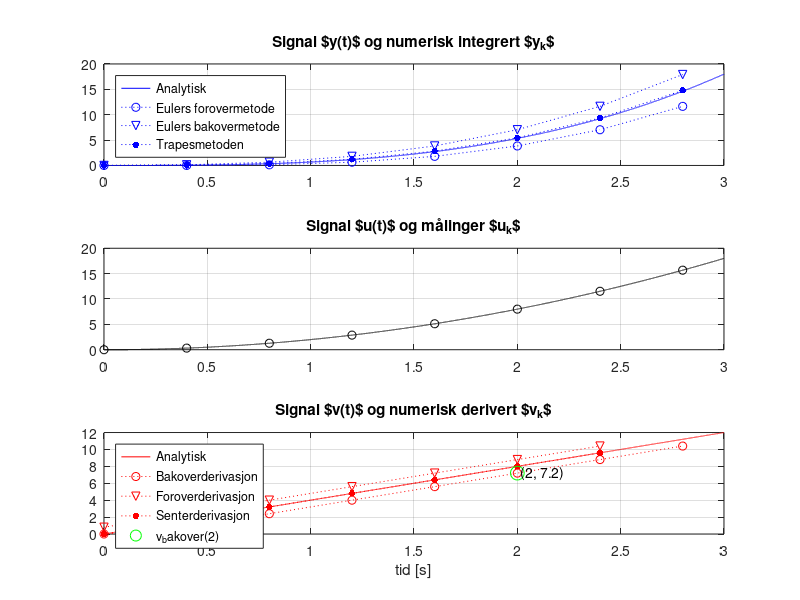

Recreate this plot in MATLAB. (Note: this script raises an error after producing the figure.)
%-----------------------------------------------------------------------
%% a) foregår i Simulink

%%

%-----------------------------------------------------------------------
%% b) Numerisk integrasjon og derivasjon i Matlab
% Sammenligning mot analytiske uttrykk
clear; close all; clc


% - - - - - - - - - - - - - - - - - - - - - - - - - - - - - - - - -
% Starter først med "fasiten", hvor vi definerer kontinuerlig "tid"
% og analytiske uttrykk for u(t), y(t) og v(t) tilsvarende
% ligningene (3), (4) og (5) i oppgaven. Det vil si:
%
% u(t) = 2*t^2
% y(t) = 2/3*t^3, integrert av u(t)
% v(t) = 4*t, derivert av u(t)
%
% Liten verdi på "delta_t" her gir tilnærmet kontinuerlig tid.
% Benytter syntaks "tid" for å skille det fra diskret vektor "t"
% som brukes for t(k).
delta_t = 0.0001;
t_slutt = 3;
tid = 0:delta_t:t_slutt;

% Benytter syntaks "u_t", "y_t" og "v_t" for å fremheve at de
% analytiske uttrykkene er tidskontinuerlige.
% Husk elementvise operasjoner!!!!!!!!

u_t = 2*tid.^2;         % analytisk uttrykk for u(t)
y_t = 2/3*tid.^3;         % analytisk uttrykk for y(t)
v_t = 4*tid;         % analytisk uttrykk for v(t)


% Plotter for å sjekke at det ser riktig ut
figure
subplot(3,1,1)
plot(tid, y_t, 'b-')    % "fasit" analytisk uttrykk
grid on
title('Signal $y(t)$ og numerisk integrert $y_{k}$')

subplot(3,1,2)
plot(tid, u_t, 'k-')
grid on
title('Signal $u(t)$ og målinger $u_{k}$')

subplot(3,1,3)
plot(tid, v_t, 'r-')      % "fasit" analytisk uttrykk
grid on
xlabel('tid [s]')
title('Signal $v(t)$ og numerisk derivert $v_{k}$')
% - - - - - - - - - - - - - - - - - - - - - - - - - - - - - - - - -


% Diskret tids- og signalvektor. Plukker ut målinger fra signalet u(t)
% ved å definere en tidsvektor t = [0, Ts, 2*Ts, ..., t_slutt]
% Benytter syntaks "t" og "u" for de diskret vektorene $t_k$ og $u_k$.
% Indeksering av t og u blir da som t(k) og u(k)
T_s = 0.4;              % samme Ts som i oppgave a) i Simulink
t_slutt = 3;
t = 0:T_s:t_slutt;      % diskret tidsvektor $t_k$
u = 2*t.^2;             % diskret målinger $u_k$


% Initialverdier integrasjon
y_EulerF(1) = 0;
y_EulerB(1) = 0;
y_Trapes(1) = 0;

% Initialverdier derivasjon
v_bakover(1) = 0;
v_senter(1) = 0;

for k = 2:length(u)
    % - - - - Integrasjonsrutinene - - - -
    y_EulerF(k) = y_EulerF(k-1) + T_s * u(k-1);
    y_EulerB(k) = y_EulerB(k-1) + T_s * u(k);
    y_Trapes(k) = y_Trapes(k-1) + T_s * 0.5 *(u(k-1)+u(k));

    % - - - - Derivasjonsrutinene - - - -
    v_bakover(k) = (u(k)-u(k-1)) / T_s;
    v_forover(k-1) = (u(k)-u(k-1)) / T_s;
    if k > 2
        v_senter(k-1) = (u(k)-u(k-2)) / (2*T_s);
    end
end

% Går tilbake til figuren, starter med hold on
subplot(3,1,1)
hold on
plot(t(1:k), y_EulerF, 'b:o')
plot(t(1:k), y_EulerB, 'b:v')
plot(t(1:k), y_Trapes, 'b:.','MarkerSize',15)
legend('Analytisk','Eulers forovermetode', ...
    'Eulers bakovermetode','Trapesmetoden',...
    'Location','northwest')

subplot(3,1,2)
hold on
plot(t, u, 'ko')

subplot(3,1,3)
hold on
plot(t(1:k), v_bakover, 'r:o')
plot(t(1:k-1), v_forover, 'r:v')
plot(t(1:k-1), v_senter, 'r:.','MarkerSize',15)

% Calculate the index k for t(k)=2
k = round(2 / T_s) + 1;

% Plot the value of v_bakover(k) at t(k)=2
subplot(3,1,3)
plot(t(k), v_bakover(k), 'go', 'MarkerSize', 10)

% Annotate the value of v_bakover at t(k)=2
text(t(k), v_bakover(k), [' (' num2str(t(k)) ', ' num2str(v_bakover(k)) ')'])

axis('tight')
legend('Analytisk', 'Bakoverderivasjon',...
    'Foroverderivasjon',...
    'Senterderivasjon',...
    'v_bakover(2)',...
    'Location','northwest')


%-----------------------------------------------------------------------
%% c) foregår for hånd





%-----------------------------------------------------------------------
%% d) Numerisk integrasjon som Matlab-funksjon
clear;close all;clc

% Diskret tids- og signalvektor t(k) og u(k).
% Kopier tilsvarende kode fra deloppgave b).
T_s = 0.4;
t_slutt = 3;
t = 0:T_s:t_slutt;
u = 2*t.^2;

% initialverdi
y(1) = 0;
for k = 2:length(u)
    y(k) = EulersForover(y(k-1), T_s, u(k-1));
end

figure
subplot(2,1,1)
plot(t, u, 'k:o')
grid
title('Signal $u_{k}$')

subplot(2,1,2)
plot(t, y, 'b:o')
grid
title('$y_{k}$, numerisk integrert av $u_{k}$')
legend('Eulers forovermetode')


%- - - - - - - - - - - - - - - - - - - - - - - - - - - - - - -
%% d), generell funksjon for numerisk integrasjon (frivillig)
clear;close all;clc

% Diskret tids- og signalvektor t(k) og u(k).
% Kopier tilsvarende kode fra deloppgave b).
T_s = 0.2;              % samme Ts som i oppgave a) i Simulink
t_slutt = 3;
t = 0:T_s:t_slutt;      % diskret tidsvektor $t_k$
u = 2*t.^2;

% initialverdi
y1(1) = 0;
y2(1) = 0;
y3(1) = 0;

for k = 2:length(u)
    y1(k) = Integrasjon(y1(k-1), T_s, u(k-1):u(k) , metode='EulersForover');
    y2(k) = Integrasjon(y2(k-1), T_s, u(k-1):u(k) , metode='EulersBakover');
    y3(k) = Integrasjon(y3(k-1), T_s, u(k-1):u(k) , metode='Trapes');
end

figure
set(gcf,"Position",[180 130 600 800])

subplot(4,1,1)
% siste element skal ikke være med
bar(t(1:end-1)+T_s/2,u(1:end-1),1,'FaceColor',[0.7 0.7 0.7])
hold on
plot(t,u,'k:o')
grid
title('Estimert arealet under $u_{k}$ ved Eulers forovermetode')
axis([0 3 -5 22])

subplot(4,1,2)
bar(t-T_s/2,u,1,'FaceColor',[0.7 0.7 0.7])
hold on
plot(t,u,'k:o')
grid
title('Estimert arealet under $u_{k}$ ved Euler bakovermetode')
axis([0 3 -5 22])

subplot(4,1,3)
area(t,u,'FaceColor',[0.7 0.7 0.7])
hold on
stem(t,u,'k')
grid
title('Estimert arealet under $u_{k}$ ved trapesmetoden')
axis([0 3 -5 22])

subplot(4,1,4)
plot(t, y1, 'b:o')
hold on
plot(t, y2, 'b:v')
plot(t, y3, 'b:.','markersize',15)
grid
title('$y_{k}$, numerisk integrert av $u_{k}$')
legend('Eulers forovermetode', 'Eulers bakovermetode',...
    'Trapesmetoden','location','northwest')




%{
%-----------------------------------------------------------------------
%% e) Numerisk derivasjon som Matlab-funksjon
clear;close all;clc

% Diskret tids- og signalvektor t(k) og u(k).
% Kopier tilsvarende kode fra deloppgave b).
T_s = ..;
t_slutt = 3;
t = ..;
u = ..;

%initialverdi
v(1) = ..;
for ..
    v(k) = BakoverDerivasjon(.. , ..);
end

figure
subplot(2,1,1)
plot(t, u,'k:o')
grid
title('Signal $u_{k}$')

subplot(2,1,2)
plot(t, v, 'r:o')
grid
title('$v_{k}$, numerisk derivert av $u_{k}$')
legend('Bakoverderivasjon')
%}

%- - - - - - - - - - - - - - - - - - - - - - - - - - - - - - -
%% e) generell funksjon for numerisk derivasjon (frivillig)
clear; close all;clc

% Diskret tids- og signalvektor t(k) og u(k).
% Kopier tilsvarende kode fra deloppgave b).
T_s = 0.4;              % samme Ts som i oppgave a) i Simulink
t_slutt = 3;
t = 0:T_s:t_slutt;      % diskret tidsvektor $t_k$
u = 2*t.^2;

% initialverdi
v1(1) = 0;      % Bakoverderivasjon
v2(1) = 0;      % Foroverderivasjon
v3(1) = 0;      % Senterderivasjon 

for k = 3:length(t)
    v1(k)   = Derivasjon(u(k-2:k), T_s, metode='Bakover');
    v2(k-1) = Derivasjon(u(k-2:k), T_s, metode='Forover');
    v3(k-1) = Derivasjon(u(k-2:k), T_s, metode='Senter');
end

figure
subplot(2,1,1)
plot(t, u,'k:o')
grid
title('Signal $u_{k}$')

subplot(2,1,2)
plot(t, v1, 'r:o')
hold on
plot(t(1:end-1), v2, 'r:v')
plot(t(1:end-1), v3, 'r:.','markersize',15)
grid
title('$v_{k}$, numerisk derivert av $u_{k}$')
legend('Bakoverderivasjon','Foroverderivasjon',...
    'Senterderivasjon','location','southeast')





%-----------------------------------------------------------------------
%% f) Integrasjon av et forsterket signal
clear;close all;clc

% Bestemmer t(k) og u(k)
T_s = 0.4;
t_slutt = 3;
t = 0:T_s:t_slutt;
u = ones(1,length(t));
%u(5:end)=0;

% initialverdi
y1(1) = 0;
y2(1) = 0;

Ki = 1.4;
for k = 2:length(u)
    y1(k) =    EulersForover(y1(k-1), T_s, Ki*u(k-1));
    y2(k) = Ki*EulersForover(y2(k-1), T_s,    u(k-1));
end

figure
set(gcf,'position',[200 70 600 700])
subplot(3,1,1)
bar(t+T_s/2,u,1,'FaceColor',[0.7 0.7 0.7])
hold on
plot(t, u,'ko')
grid
title('Signal $u_{k}$ og arealet under kurven ved Eulers forovermetode' )
yl = ylim;
ylim(yl*1.3)
xlim([0 3])

subplot(3,1,2)
bar(t+T_s/2,Ki*u,1,'FaceColor',[0.7 0.7 0.7])
hold on
plot(t, Ki*u,'ko')
grid
title(['Signal $K_i{\cdot}u_{k}$ og arealet under',...
    ' kurven ved Eulers forovermetode, $K_i$=',num2str(Ki)])
yl = ylim;
ylim(yl*1.3)
xlim([0 3])

subplot(3,1,3)
plot(t, y1, 'b:o')
hold on
plot(t, y2, 'r:o')
grid
title('Signalene $y_{1,k}$ og $y_{2,k}$')
yl = ylim;
ylim(yl*1.3)
legend('{\tt y1(k) = EulersForover(y1(k-1), T\_s, Ki*u(k-1))}',...
    '{\tt y2(k) = Ki*EulersForover(y2(k-1), T\_s, u(k-1))}',...
    'location','northwest')





%{
%-----------------------------------------------------------------------
%% g) Effekten av støy ved numerisk derivasjon
clear;close all;clc

% Bestemmer t(k) og u(k)
T_s = 0.4;
t_slutt = 3;
t = 0:T_s:t_slutt;
u1 = ones(1,length(t));
u2 = u1 + 0.02*randn(1,length(t));

% initialverdi
y1(1) = 0;     % Eulers forovermetode på signal uten støy
y2(1) = 0;     % Eulers forovermetode på signal med støy

v1(..) = 0;   % bakoverderivasjon av signal uten støy
v2(..) = 0;   % bakoverderivasjon av signal med støy
v3(..) = 0;     % senterderivasjon av signal med støy
for k = 2:length(t)
    y1(k) = Integrasjon(y1(k-1), T_s, u1(k-1:k), metode='EulersForover');
    y2(k) = Integrasjon(y2(k-1), T_s, u2(k-1:k), metode='EulersForover');

    if k ..
        v1(k)   = Derivasjon(u1(k-2:k), T_s, metode='Bakover');
        v2(k)   = Derivasjon(u2(k-2:k), T_s, metode='Bakover');
        v3(k-1) = Derivasjon(u2(k-2:k), T_s, metode='Senter');
    end
end

figure
set(gcf,'position',[100 200 800 600])
subplot(3,2,1)
plot(t, u1, 'k:o')
grid
title('Signal {\tt u1}')
legend('Signal uten st{\o}y',...
    'location','northeast')
ylim([0.8 1.2])

subplot(3,2,2)
plot(t, u2,'k:o')
grid
title('Signal {\tt u2}')
legend('Signal med st{\o}y',...
    'location','northeast')
ylim([0.8 1.2])

subplot(3,2,3)
plot(t, v1, 'r:o')
grid
title('Signal {\tt v1}')
legend('Bakoverderivasjon av signal uten st{\o}y',...
    'location','northeast')
ylim([-0.5 0.5])

subplot(3,2,4)
plot(t, v2, 'r:o')
grid
title('Signal {\tt v2}')
legend('Bakoverderivasjon av signal med st{\o}y',...
    'location','northeast')
ylim([-0.1/T_s 0.1/T_s])

subplot(3,2,5)
plot(t, y1, 'b:o')
hold on
plot(t, y2, 'b:.')
xlabel('tiden $t$ [s]')
grid
title('Signal {\tt y1} og {\tt y2}')
legend('Eulers forovermetode av signal uten st{\o}y',...
    'Eulers forovermetode av signal med st{\o}y',...
    'location','best')

subplot(3,2,6)
plot(t(1:end-1), v3, 'r:.','markersize',15)
title('Signal {\tt v3}')
xlabel('tiden $t$ [s]')
grid
legend('Senterderivasjon av signal med st{\o}y',...
    'location','northeast')
ylim([-0.1/T_s 0.1/T_s])

sgtitle(['Tidsskritt $T_s$=',num2str(T_s),' sekund'])




%}

%-----------------------------------------------------------------------
%% h) Fenomenet nedfolding
clear; close all; clc

f_1 = 0.1;  % Hz
f_2 = 0.3;  % Hz
f_3 = 0.5;  % Hz
f_4 = 0.8;  % Hz
f_5 = 1.3;  % Hz

% "kontinuerlig" tid for analoge signal
t_slutt = 15; % sekund
delta_t = 0.001;
tid = 0:delta_t:t_slutt;  % liten delta_t gir "kontinuerlig" tid

% Bestemmer bestemmer t(k) basert på samplingsfrekvens
f_s = 0.6;     % [Hz], samplingsfrekvens, endre på denne
T_s = 1/f_s;   % [sek], sampletid, beregnet fra f_s
t = 0:T_s:t_slutt;

% - - - - - - - - - - - - - - - - - - - - - - - - - - - - -
% Lager et "analogt" og et diskret signal av de fem signalene
% - - - - - - - - - - - - - - - - - - - - - - - - - - - - -
x1_a = sin(2*pi*f_1*tid);   % "analogt" signal
x1_d = sin(2*pi*f_1*t);     % diskret signal

x2_a = sin(2*pi*f_2*tid);
x2_d = sin(2*pi*f_2*t);

x3_a = sin(2*pi*f_3*tid);
x3_d = sin(2*pi*f_3*t);

x4_a = sin(2*pi*f_4*tid);
x4_d = sin(2*pi*f_4*t);

x5_a = sin(2*pi*f_5*tid);
x5_d = sin(2*pi*f_5*t);

% Lager et sammensatt signal av alle
% de 5 signalene
x_a = x1_a + x2_a + x3_a + x4_a + x5_a;
x_d = x1_d + x2_d + x3_d + x4_d + x5_d;

figure
set(gcf,'position',[550 100 550 850])
subplot(7,1,1)
plot(tid, x1_a,'r-', t, x1_d,'b:o')
title(['$x_1(t)=\sin(2\pi',num2str(f_1),'t)$'])

subplot(7,1,2)
plot(tid, x2_a,'r-', t, x2_d,'b:o')
title(['$x_2(t)=\sin(2\pi',num2str(f_2),'t)$'])

subplot(7,1,3)
plot(tid, x3_a,'r-', t, x3_d,'b:o')
title(['$x_3(t)=\sin(2\pi',num2str(f_3),'t)$'])

subplot(7,1,4)
plot(tid, x4_a,'r-', t, x4_d,'b:o')
title(['$x_4(t)=\sin(2\pi',num2str(f_4),'t)$'])

subplot(7,1,5)
plot(tid, x5_a,'r-', t, x5_d,'b:o')
title(['$x_5(t)=\sin(2\pi',num2str(f_5),'t)$'])

sgtitle(['Sampling av analoge signal. ',...
    'Samplingsfrekvens $f_s=$ ',num2str(f_s),' Hz'])

subplot(7,1,6)
plot(tid, x_a,'r-', t, x_d,'bo')
ax = axis;
title(['Analogt signal $x(t)=\sum_{i=1}^5 x_i(t)$ ',...
    'inneholder frekvensomr{\aa}det ',...
    num2str(f_1),'-',num2str(f_5),' Hz'])

subplot(7,1,7)
plot(t, x_d,'b-')
axis(ax)
title(['Med $f_s{=}$',num2str(f_s),' Hz er maksimal',...
    ' frekvens i $x_{k}$ lik $f_N{=}$',num2str(f_s/2),' Hz'])





%-----------------------------------------------------------------------
%% i) FIR-filter
clear; close all; clc

% Bestemmer t(k)
f_s = 10;
T_s = 1/f_s;
t_slutt = 10;
t = 0:T_s:t_slutt;

% Målesignalet x(k) er bare støy
rng(8)
x = rand(1,length(t));

% initialisering
y_FIR(1) = x(1);

M = 10;
for k = 1:length(t)
    y_FIR(k) = FIR_filter(x(k),M);
end

figure
plot(t, x, 'b','linewidth',1)
hold on
plot(t, y_FIR, 'r-','linewidth',1)
title(['FIR-filtrering, $T_s=$ ',num2str(T_s)])
legend('signal $x_k$',...
    ['$y_{k,FIR}$, $M=$ ',num2str(M)])


%- - - - - - - - - - - - - - - - - - - - - - - - - - - - - - -
%% i) FIR-filter, effekten av M
clear; close all; clc

% Bestemmer t(k)
f_s = 10;
T_s = 1/f_s;
t_slutt = 10;
t = 0:T_s:t_slutt;

% Målesignalet x(k) er bare støy
rng(2)
x = rand(1,length(t));

% initialisering
y_FIR1(1) = x(1);
y_FIR2(1) = x(1);
y_FIR3(1) = x(1);
M = [10, 30, 50];

for k = 2:length(t)
    y_FIR1(k) = FIR_filter(x(1:k),k);
    y_FIR2(k) = FIR_filter(x(1:k),k);
    y_FIR3(k) = FIR_filter(x(1:k),k);
end

figure
plot(t, x, 'b','linewidth',1)
hold on
plot(t, y_FIR1, 'r-','linewidth',1)
plot(t, y_FIR2, 'g-','linewidth',1)
plot(t, y_FIR3, 'k-','linewidth',1)
title(['FIR-filtrering, $T_s=$ ',num2str(T_s)])
legend('signal $x_k$',...
    ['$y_{k,FIR}$, $M=$ ',num2str(M(1))],...
    ['$y_{k,FIR}$, $M=$ ',num2str(M(2))],...
    ['$y_{k,FIR}$, $M=$ ',num2str(M(3))])




%-----------------------------------------------------------------------
%% j) IIR-filter
clear; close all; clc

% Bestemmer t(k)
f_s = 10;
T_s = 1/f_s;
t_slutt = 10;
t = 0:T_s:t_slutt;

% målesignalet x(k) er bare støy
rng(8)
x = rand(1,length(t));

% initialisering
y_IIR(1) = x(1);
alfa = 2;

for k = 2:length(t)
    %y_IIR(k) = (1-alfa) * y_IIR(k-1) + alfa * x(k);
    y_IIR(k) = IIR_filter(y_IIR(k-1),x(k),alfa);
end

figure
plot(t, x, 'b','linewidth',1)
hold on
plot(t, y_IIR, 'r-','linewidth',1)
title(['IIR-filtrering, $T_s=$ ',num2str(T_s)])
legend('signal $x_k$',...
    ['$y_{k,IIR}$, $\alpha=$ ',num2str(alfa)])


%- - - - - - - - - - - - - - - - - - - - - - - - - - - - - - -
%% j) IIR-filter, effekten av alfa
clear; close all; clc

% Bestemmer t(k)
f_s = 10;
T_s = 1/f_s;
t_slutt = 10;
t = 0:T_s:t_slutt;

% Målesignalet x(k) er bare støy
rng(8)
x = rand(1,length(t));

% initialisering
y_IIR1(1) = x(1);
y_IIR2(1) = x(1);
y_IIR3(1) = x(1);
alfa = [0.05, 0.1, 0.2];

for k = 2:length(t)
    y_IIR1(k) = IIR_filter(y_IIR1(k-1),x(k),alfa(1));
    y_IIR2(k) = IIR_filter(y_IIR2(k-1),x(k),alfa(2));
    y_IIR3(k) = IIR_filter(y_IIR3(k-1),x(k),alfa(3));
end


figure
plot(t, x, 'b','linewidth',1)
hold on
plot(t, y_IIR1, 'r-','linewidth',1)
plot(t, y_IIR2, 'g-','linewidth',1)
plot(t, y_IIR3, 'k-','linewidth',1)
title(['IIR-filtrering, $T_s=$ ',num2str(T_s)])
legend('signal $x_k$',...
    ['$y_{k,IIR}$, $\alpha=$ ',num2str(alfa(1))],...
    ['$y_{k,IIR}$, $\alpha=$ ',num2str(alfa(2))],...
    ['$y_{k,IIR}$, $\alpha=$ ',num2str(alfa(3))])


%{
%-----------------------------------------------------------------------
%% k) Filtrering av ulike testsignal
clear; close all; clc

% Bestemmer t(k)
f_s = 2;      % samplingsfrekvens Hz
T_s = 1/f_s;  % samplingstid sekund
t_slutt = 30;
t = 0:T_s:t_slutt;

% - - - - - - - - - - - - - - - - - - - -
% x1, impuls
% - - - - - - - - - - - - - - - - - - - -
x1 = zeros(1,length(t));
t_impuls = 10;        % tidspunkt impuls
k = t_impuls/T_s+1;   % k*Ts=t_impuls, '+1' pga Matlabindeks
x1(k) = 1;            % en 1'er ved t=t_impuls sekund

% - - - - - - - - - - - - - - - - - - - -
% x2, firkantpuls (sprang opp og ned)
% - - - - - - - - - - - - - - - - - - - -
x2 = zeros(1,length(t));
t_sprang1 = 10;        % tidspunkt sprang start
t_sprang2 = 20;        % tidspunkt sprang slutt
k1 = t_sprang1/T_s+1;  % k1*Ts=t_sprang1
k2 = t_sprang2/T_s+1;  % k2*Ts=t_sprang2
x2(k1:k2) = 1;

% - - - - - - - - - - - - - - - - - - - -
% x3, sinus med frekvens f=0.1 Hz
% - - - - - - - - - - - - - - - - - - - -
f = 0.1;
x3 = 0.1*sin(2*pi*f*t) + 0.2;

% - - - - - - - - - - - - - - - - - - - -
% x4, sinus med støy
% - - - - - - - - - - - - - - - - - - - -
x4 = x3 + 0.03*randn(1,length(t));

% ------------------------------------------------
% Velg hvilket signal som skal filtreres.
x = x1;
% For x1 og x2 er det smart å bruke kurveform = ':x';
% For x3 og x4 er det smart å bruke kurveform = '-';
kurveform = ':x';
% ------------------------------------------------

% initialisering
y_FIR(1) = ..
y_IIR(1) = ..
alfa = 0.3;
M = 10;

for k = 2:length(t)
    y_FIR(k) = FIR_filter(x(1:k),M);
    y_IIR(k) = IIR_filter(y_IIR(k-1),x(k),alfa);
end

figure
subplot(2,2,1)
plot(t, x, ['b',kurveform],'linewidth',1)
grid
title(['signal $x_k$, $f_s=$ ',num2str(f_s),...
    ' Hz, $T_s=$ ',num2str(T_s),' s'])
yl = ylim;
yl = [yl(1)*0.9, yl(2)*1.05];
ylim(yl)

subplot(2,2,2)
plot(t, y_FIR, ['r',kurveform],'linewidth',1)
grid
title(['$y_{k,FIR}$, $M=$ ',num2str(M)])
ylim(yl)

subplot(2,2,3)
plot(t, y_IIR, ['g',kurveform],'linewidth',1)
grid
title(['$y_{k,IIR}$, $\alpha=$ ',num2str(alfa)])
ylim(yl)

subplot(2,2,4)
plot(t, x, ['b',kurveform],'linewidth',1)
hold on
plot(t, y_FIR, ['r',kurveform],'linewidth',1)
grid
title('Sammenligning')
ylim(yl)



%-----------------------------------------------------------------------
%% l) IIR-basert lavpass- og høypassfiltrering av Chirp-signal
clear; close all; clc

% Bestemmer t(k)
f_s = 1000;
T_s = 1/f_s;
t_slutt = 10;
t = 0:T_s:t_slutt;

f_initial = 0.1;
f_target = 10;
t_target = t_slutt;
f = ..
x = ..

y1_IIR(1) = x(1);
alfa = 0.01;

y2_IIR(1) = 0;
a1 = 0.95;
b0 = 0.7;
b1 = -0.7;

for k = 2:length(t)
    y1_IIR(k) = (1-alfa)*y1_IIR(k-1) + alfa*x(k);
    y2_IIR(k) = a1*y2_IIR(k-1) + b0*x(k) + b1*x(k-1);
end

figure
plot(t, x, 'b')
hold on
plot(t, y1_IIR, 'r')
plot(t, y2_IIR, 'g')
title(['IIR-filtrering av chirp-signal, $f_s=$ ',num2str(f_s),' Hz'])
legend('signal $x_k$',...
    ['Lavpass: $y_{k,IIR}$, $\alpha=$ ',num2str(alfa)],...
    ['H{\o}ypass: $y_{k,IIR}$, $a_1=$ ',num2str(a1),...
    ', $b_0=$ ',num2str(b0),', $b_1=$ ',num2str(b1)])
yl = ylim;
ylim(yl*1.1)


%-----------------------------------------------------------------------
%% m) foregår i Simulink




%-----------------------------------------------------------------------
%% n) Demonstrasjon av sampling og nedfolding
%
% Innhold:
%  - Visualisering av sampling i "sanntid"
%  - Velg frekvens f og samplingsfrekvens f_s fra meny
%
% ---------------------------------------------------------

clear; close all; clc

figure
set(gcf,'position',[400 400 650 700])
subplot(3,1,1)

% Høyeste frekvens [Hz] på signalet y(t) som skal samples.
% Juster gjerne på denne og studer effekten
% --------------------------------------------------------
f = 4.2;
% --------------------------------------------------------
T_p = 1/f;           % periode for signalet
delta_t = T_p/20;    % kontinuerlig tid består av 20 punkter i en periode
t_slutt = 6;
tid = 0:delta_t:t_slutt;  % kontinuerlig tid for "analogt" signal

%------------------------------------------------------------
% Velg hvilket signal du vil sample
% Du kan også lage helt egne signal om du vil.
%------------------------------------------------------------
y_t = sin(2*pi*f*tid);
%y_t = sin(2*pi*f*tid) + sin(2*pi*0.5*f*tid);
%y_t = sin(2*pi*f*tid) + sin(2*pi*0.5*f*tid) + sin(2*pi*0.1*f*tid);


% Plotter i sin helhet det analoge signalet yt) som skal samples
plot(tid,y_t,'r')
axis([0 t_slutt min(y_t)*1.1 max(y_t)*1.1])
title(['Analogt sinussignal $y(t)$ med høyeste frekvens $f=',...
    num2str(f),'$ Hz som skal samples.'])

% Initialverdi for samplet signal y(k)
y(1) = y_t(1);

% Indeks for sampling nummer k
k = 1;

% Åpner en dialogboks for input. Svaret fs er en cell
fs = inputdlg('Hvilken samplingsfrekvens vil du bruke? ');
Ts = 1/eval(fs{:});
% lager samplingstidspunkt t(k)
t_k = 0:Ts:t_slutt+Ts;

for i = 1:length(tid)

    % Viser det analoge signalet y(t) i "sanntid" frem til tid(i)
    subplot(3,1,2)
    plot(tid(1:i),y_t(1:i),'r')
    axis([0 t_slutt min(y_t)*1.1 max(y_t)*1.1])
    hold on
    grid on
    title(['Signal $y(t)$ og m{\aa}linger $y_k$,',...
        'samplingsfrekvens $f_s=',num2str(1/Ts), '$'])

    % Sjekker om vi skal sample
    if tid(i) >= t_k(k)
        % tar en måling y(k) av analogt signal y_t
        y(k) = y_t(i);
        k = k + 1;
    end
    plot(t_k(1:k-1),y(1:k-1),'bo')
    drawnow

    % benytter hold off for å unngå at figuren består av 100-vis av linjer
    hold off

    subplot(3,1,3)
    plot(t_k(1:k-1),y(1:k-1),'bo')
    axis([0 t_slutt min(y_t)*1.1 max(y_t)*1.1])
    grid on
    title('M{\aa}linger $y_k$')
    xlabel('tiden $t$ [s]')

end

hold on
plot(t_k(1:k-1),y(1:k-1),'b-')



% ---------------------------------------------------------
%% o)
%
% Innhold:
%  - Oppsamling ved bruk av interp-funksjonen
%  - beregning av sinus med sind-funksjonen
%
% ---------------------------------------------------------


clear; close all; clc

% Fakta om vinkelmålingen
delta_phi = 220;      % antall grader mellom hver måling
T_s = 0.2;            % tidsskritt mellom hver måling
w_d = delta_phi/T_s;  % vinkelhastighet i grader/s
noRounds = 10;         % antall runder rotasjon

% Registrerte vinkelmålinger i grader
VinkelPosMotorB = 0:delta_phi:360*noRounds;
noMeas = length(VinkelPosMotorB);   % antall målinger
t_k = 0:T_s:(noMeas-1)*T_s;   % tidsvektor

% Beregner sinusverdien av vinkelposisjonen
% gitt som y(t) = sin(w*t)

y = sind(w_d*t_k);    % sind() for degrees

% Plotter hvordan motoren har rotert
figure
set(gcf,'position',[285 400 750 500])
subplot(2,2,1)
plot(t_k,VinkelPosMotorB,'bo:')
xlabel('tid [s]')
ylabel('[$^{\circ}$]')
title('Vinkelposisjon $\varphi^{\circ}$ ved',...
    ['vinkelhastighet $\omega_d = ',num2str(w_d),...
    '~[^{\circ}$/s]'])

subplot(2,2,2)
plot(t_k,y,'b:o')
title('Estimat p{\aa} rotasjon, $y_k=\sin(\omega_d{\cdot} t_k)$')
xlabel('tid [s]')

uiwait(msgbox('Trykk OK for å oppsample'))

% Rekonstruerer signalet ved å legge inn
% n målinger og tidspunkt mellom hver
% samplet måling og måletidspunkt. Bruker interp-kommando.
n = 7;
VinkelPosMotorB_up = interp(VinkelPosMotorB,n);
t_k_up = interp(t_k,n);

% Beregner sinus på ny, w_d er den samme
y_up = sind(w_d*t_k_up);

% Plotter på nyi samme figur
subplot(2,2,3)
plot(t_k,VinkelPosMotorB,'bo:')
hold on
plot(t_k_up, VinkelPosMotorB_up,'r.-')
ylabel('[$^{\circ}$]')
title('Oppsamplet vinkelposisjon $\varphi_{up}^{\circ}$')
xlabel('tid [s]')

subplot(2,2,4)
plot(t_k_up, y_up,'rx-')
hold on
plot(t_k,y,'bo:')
xlabel('tid [s]')
title('Reell rotasjon, $y_k=\sin(\omega_d{\cdot} t_{k,up})$')

%}